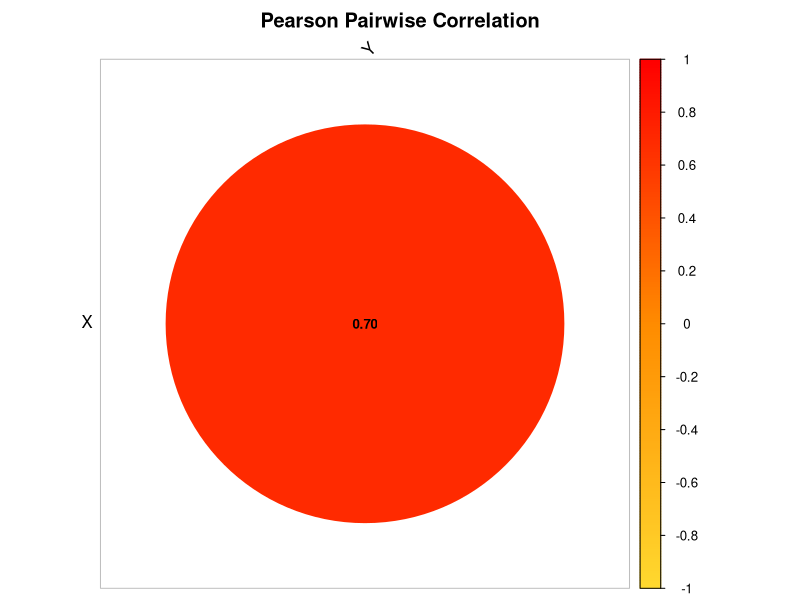
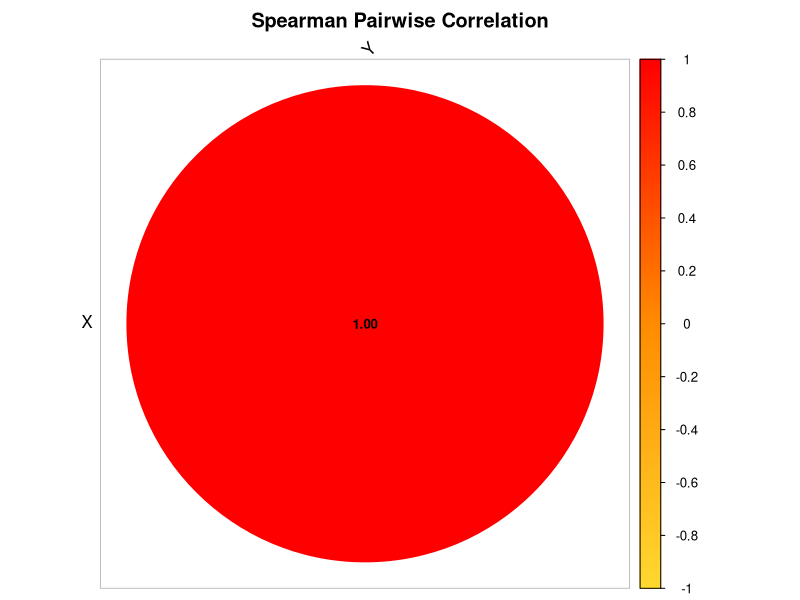

R code for these plots, in order: (Note: this script raises an error after producing the figures.)
################################################################################
################ CORRELATION-BASED NETWORK INFERENCE ###########################
################################################################################

# ============================================================
# Working Directory
# ============================================================

setwd('/Users/gio/Desktop/My Dissertation/Dissertation Focus/Main Version/1_Basic_Net_Raw/Simple_Network_5')

# ============================================================
# Required Libraries
# ============================================================

library(dplyr)
library(tidyr)
library(corrplot)

################################################################################
################################################################################

# ============================================================
# CORRELATION-BASED NETWORK INFERENCE
# Pearson and Spearman Correlation
# ============================================================
#
# Purpose:
#   • Provide classical baseline methods for comparison with CIRN
#   • Infer signed but UNDIRECTED associations
#   • Convert associations into directed edges for evaluation
#
# NOTE:
#   Correlation does NOT infer causality or direction.
#   Edges are duplicated in both directions for comparability.
# ============================================================

infer_network_correlation <- function(df, time_col, method = "pearson",
                                      cor_threshold = 0.3,
                                      p_threshold = 0.05) {
  
  # ------------------------------------------------------------
  # 1. Remove time column
  # ------------------------------------------------------------
  
  vars <- setdiff(names(df), time_col)
  data_mat <- df[, vars]
  
  # ------------------------------------------------------------
  # 2. Start runtime measurement
  # ------------------------------------------------------------
  
  start_time <- Sys.time()
  
  # ------------------------------------------------------------
  # 3. Compute correlation matrix
  # ------------------------------------------------------------
  
  cor_matrix <- cor(
    data_mat,
    method = method,
    use = "pairwise.complete.obs"
  )
  
  # ------------------------------------------------------------
  # 4. Compute p-values
  # ------------------------------------------------------------
  
  p_matrix <- matrix(
    NA,
    nrow = length(vars),
    ncol = length(vars),
    dimnames = list(vars, vars)
  )
  
  for (i in seq_along(vars)) {
    for (j in seq_along(vars)) {
      
      if (i == j) next
      
      test <- suppressWarnings(
        cor.test(
          data_mat[[vars[i]]],
          data_mat[[vars[j]]],
          method = method
        )
      )
      
      p_matrix[i, j] <- test$p.value
    }
  }
  
  # ------------------------------------------------------------
  # 5. Edge extraction
  # ------------------------------------------------------------
  
  edges <- data.frame()
  
  for (i in seq_along(vars)) {
    for (j in seq_along(vars)) {
      
      if (i == j) next
      
      r <- cor_matrix[i, j]
      p <- p_matrix[i, j]
      
      if (!is.na(r) &&
          abs(r) >= cor_threshold &&
          p < p_threshold) {
        
        edges <- rbind(
          edges,
          data.frame(
            predictor_set = paste0(method, "_correlation"),
            term = vars[i],
            target = vars[j],
            omega = r,
            odds_ratio = NA,
            sign = sign(r),
            regulation_type = ifelse(
              r > 0,
              "activation",
              "inhibition"
            ),
            rel_strength = abs(r),
            hdi_lower95 = NA,
            hdi_upper95 = NA,
            eti_lower95 = NA,
            eti_upper95 = NA,
            method = paste(method, "correlation")
          )
        )
      }
    }
  }
  
  # ------------------------------------------------------------
  # 6. Stop runtime measurement
  # ------------------------------------------------------------
  
  end_time <- Sys.time()
  
  runtime_seconds <- as.numeric(
    difftime(end_time, start_time, units = "secs")
  )
  
  message(
    "⏱ ", method, " correlation runtime: ",
    round(runtime_seconds, 4),
    " seconds"
  )
  
  return(list(
    edges = edges,
    runtime = runtime_seconds,
    cor_matrix = cor_matrix,
    p_matrix = p_matrix
  ))
}

################################################################################
################################################################################

# ============================================================
# Bubble Correlation Heatmap (like your example)
# ============================================================

plot_correlation_bubble <- function(cor_matrix, method_name = "Correlation") {
  
  corrplot(
    cor_matrix,
    
    method = "circle",           # circles like your figure
    type = "upper",              # upper triangle
    
    addCoef.col = "black",       # numbers inside circles
    number.cex = 0.8,
    
    col = colorRampPalette(
      c("#FFD92F", "#FF8C00", "#FF0000")
    )(200),                      # yellow → orange → red
    
    tl.col = "black",
    tl.srt = 45,
    
    diag = FALSE,
    
    title = paste(method_name, "Pairwise Correlation"),
    mar = c(0,0,2,0)
  )
}

################################################################################
################################################################################

# ============================================================
# Load Dataset
# ============================================================

sim_df <- read.csv("Simple_Network_5.csv") %>%
  na.omit()

time_col <- names(sim_df)[1]

################################################################################
################################################################################

# ============================================================
# Pearson Correlation Network
# ============================================================

pearson_res <- infer_network_correlation(
  df = sim_df,
  time_col = time_col,
  method = "pearson"
)

pearson_edges <- pearson_res$edges
pearson_edges

pearson_cor_mat <- pearson_res$cor_matrix
pearson_cor_mat

pearson_p_mat <- pearson_res$p_matrix
pearson_p_mat

# Pearson bubble heatmap

plot_correlation_bubble(
  pearson_res$cor_matrix,
  "Pearson"
)

################################################################################
################################################################################

# ============================================================
# Spearman Correlation Network
# ============================================================

spearman_res <- infer_network_correlation(
  df = sim_df,
  time_col = time_col,
  method = "spearman"
)

spearman_edges <- spearman_res$edges
spearman_edges

spearman_cor_mat <- spearman_res$cor_matrix
spearman_cor_mat

spearman_p_mat <- spearman_res$p_matrix
spearman_p_mat

# Spearman bubble heatmap

plot_correlation_bubble(
  spearman_res$cor_matrix,
  "Spearman"
)

################################################################################
s################################################################################

# ============================================================
# Optional: Save figures for thesis / manuscript
# ============================================================

#pdf("Pearson_Correlation_Bubble.pdf", width = 6, height = 6)

#plot_correlation_bubble(
#  pearson_res$cor_matrix,
#  "Pearson"
#)

#dev.off()


#pdf("Spearman_Correlation_Bubble.pdf", width = 6, height = 6)

#plot_correlation_bubble(
#  spearman_res$cor_matrix,
#  "Spearman"
#)

#dev.off()

################################################################################
############################### ~ END ~ ########################################
################################################################################
